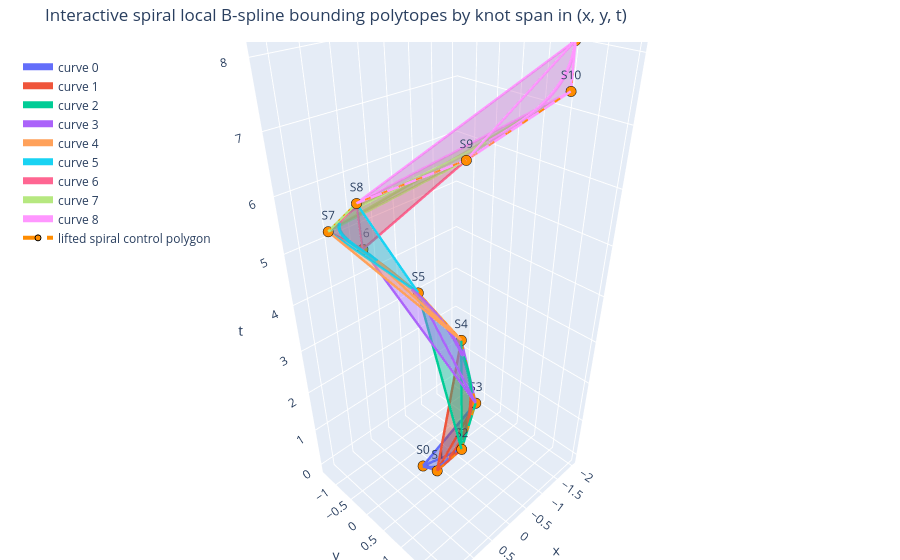

Notebook code cell kept with this figure:
### Markdown cell above
## Interactive Spiral Knot-Span Bounding Polytopes In Time

This view lifts the spiral local knot-span hulls into `(x, y, t)`, so each colored polytope bounds only the spiral segment over the same time interval.

### Code cell
try:
    import plotly.graph_objects as go
    from plotly.colors import qualitative
except ImportError as exc:
    raise ImportError(
        "Install plotly to use the interactive time-lifted spiral knot-span view, for example: pip install plotly"
    ) from exc

if ConvexHull is None:
    raise ImportError("scipy is required to compute the spiral local 3D convex hull faces for Plotly.")


def spiral_edges_from_simplices(simplices):
    edges = set()
    for simplex in simplices:
        for local_i in range(len(simplex)):
            for local_j in range(local_i + 1, len(simplex)):
                edges.add(tuple(sorted((int(simplex[local_i]), int(simplex[local_j])))))
    return sorted(edges)


spiral_local_knot_spans = knot_span_control_point_indices(spiral_knots, spiral_degree)
spiral_plotly_span_colors = qualitative.Plotly

fig = go.Figure()

for span_number, span in enumerate(spiral_local_knot_spans):
    active_indices = span["indices"]
    active_points = control_points_xyt_spiral[active_indices]
    hull = ConvexHull(active_points, qhull_options="QJ")
    hi, hj, hk = hull.simplices.T
    color = spiral_plotly_span_colors[span_number % len(spiral_plotly_span_colors)]
    label = f"span {span_number}: t=[{span['t_start']:.2f}, {span['t_end']:.2f}]"
    active_label = ", ".join(f"S{i}" for i in active_indices)

    fig.add_trace(go.Mesh3d(
        x=active_points[:, 0],
        y=active_points[:, 1],
        z=active_points[:, 2],
        i=hi,
        j=hj,
        k=hk,
        name=f"hull {span_number}",
        color=color,
        opacity=0.23,
        flatshading=True,
        hovertemplate=f"{label}<br>active: {active_label}<extra></extra>",
    ))

    for edge_number, (a, b) in enumerate(spiral_edges_from_simplices(hull.simplices)):
        edge = active_points[[a, b]]
        fig.add_trace(go.Scatter3d(
            x=edge[:, 0],
            y=edge[:, 1],
            z=edge[:, 2],
            mode="lines",
            line=dict(color=color, width=5),
            showlegend=False,
            hoverinfo="skip",
        ))

    if span_number == len(spiral_local_knot_spans) - 1:
        span_mask = (spiral_ts >= span["t_start"]) & (spiral_ts <= span["t_end"])
    else:
        span_mask = (spiral_ts >= span["t_start"]) & (spiral_ts < span["t_end"])
    segment_curve = curve_xyt_spiral[span_mask]
    fig.add_trace(go.Scatter3d(
        x=segment_curve[:, 0],
        y=segment_curve[:, 1],
        z=segment_curve[:, 2],
        mode="lines",
        line=dict(color=color, width=7),
        name=f"curve {span_number}",
        hovertemplate="x=%{x:.2f}<br>y=%{y:.2f}<br>t=%{z:.2f}<extra></extra>",
    ))

fig.add_trace(go.Scatter3d(
    x=control_points_xyt_spiral[:, 0],
    y=control_points_xyt_spiral[:, 1],
    z=control_points_xyt_spiral[:, 2],
    mode="lines+markers+text",
    line=dict(color="darkorange", width=4, dash="dash"),
    marker=dict(size=6, color="darkorange", line=dict(color="black", width=1)),
    text=[f"S{idx}" for idx in range(len(control_points_xyt_spiral))],
    textposition="top center",
    name="lifted spiral control polygon",
    hovertemplate="%{text}<br>x=%{x:.2f}<br>y=%{y:.2f}<br>t=%{z:.2f}<extra></extra>",
))

fig.update_layout(
    title="Interactive spiral local B-spline bounding polytopes by knot span in (x, y, t)",
    scene=dict(
        xaxis_title="x",
        yaxis_title="y",
        zaxis_title="t",
        aspectmode="data",
    ),
    margin=dict(l=0, r=0, b=0, t=42),
    legend=dict(x=0.02, y=0.98),
)
fig.show()

### Figure 1 — Plotly figure (JSON) as saved in the notebook; plotly's stock layout.template omitted (floating-point values rounded to 4 significant figures)
{"data": [{"color": "#636EFA", "flatshading": true, "hovertemplate": "span 0: t=[0.00, 0.40]<br>active: S0, S1, S2, S3<extra></extra>", "i": [2, 1, 1, 1], "j": [0, 0, 2, 2], "k": [3, 3, 3, 0], "name": "hull 0", "opacity": 0.23, "type": "mesh3d", "x": [0.3461, 0.3039, -0.1244, -0.7211], "y": [0.0523, 0.4253, 0.6842, 0.4835], "z": [0, 0.1319, 0.63, 1.333]}, {"hoverinfo": "skip", "line": {"color": "#636EFA", "width": 5}, "mode": "lines", "showlegend": false, "type": "scatter3d", "x": [0.3461, 0.3039], "y": [0.0523, 0.4253], "z": [0, 0.1319]}, {"hoverinfo": "skip", "line": {"color": "#636EFA", "width": 5}, "mode": "lines", "showlegend": false, "type": "scatter3d", "x": [0.3461, -0.1244], "y": [0.0523, 0.6842], "z": [0, 0.63]}, {"hoverinfo": "skip", "line": {"color": "#636EFA", "width": 5}, "mode": "lines", "showlegend": false, "type": "scatter3d", "x": [0.3461, -0.7211], "y": [0.0523, 0.4835], "z": [0, 1.333]}, {"hoverinfo": "skip", "line": {"color": "#636EFA", "width": 5}, "mode": "lines", "showlegend": false, "type": "scatter3d", "x": [0.3039, -0.1244], "y": [0.4253, 0.6842], "z": [0.1319, 0.63]}, {"hoverinfo": "skip", "line": {"color": "#636EFA", "width": 5}, "mode": "lines", "showlegend": false, "type": "scatter3d", "x": [0.3039, -0.7211], "y": [0.4253, 0.4835], "z": [0.1319, 1.333]}, {"hoverinfo": "skip", "line": {"color": "#636EFA", "width": 5}, "mode": "lines", "showlegend": false, "type": "scatter3d", "x": [-0.1244, -0.7211], "y": [0.6842, 0.4835], "z": [0.63, 1.333]}, {"hovertemplate": "x=%{x:.2f}<br>y=%{y:.2f}<br>t=%{z:.2f}<extra></extra>", "line": {"color": "#636EFA", "width": 7}, "mode": "lines", "name": "curve 0", "type": "scatter3d", "x": [0.3461, 0.3399, 0.333, 0.3253, 0.3168, 0.3076, 0.2977, 0.2872, 0.2761, 0.2645, 0.2523, 0.2397, 0.2266, 0.2132, 0.1993, 0.1852, 0.1708, 0.1561, 0.1413, 0.1263, 0.1111, 0.09592, 0.08066], "y": [0.0523, 0.1009, 0.1459, 0.1875, 0.2259, 0.2611, 0.2934, 0.323, 0.3498, 0.3742, 0.3962, 0.4161, 0.4339, 0.4498, 0.464, 0.4766, 0.4878, 0.4977, 0.5064, 0.5142, 0.5211, 0.5274, 0.5332], "z": [0, 0.01782, 0.03563, 0.05345, 0.07127, 0.08909, 0.1069, 0.1247, 0.1425, 0.1604, 0.1782, 0.196, 0.2138, 0.2316, 0.2494, 0.2673, 0.2851, 0.3029, 0.3207, 0.3385, 0.3563, 0.3742, 0.392]}, {"color": "#EF553B", "flatshading": true, "hovertemplate": "span 1: t=[0.40, 1.49]<br>active: S1, S2, S3, S4<extra></extra>", "i": [1, 2, 2, 2], "j": [0, 0, 1, 1], "k": [3, 3, 3, 0], "name": "hull 1", "opacity": 0.23, "type": "mesh3d", "x": [0.3039, -0.1244, -0.7211, -1.018], "y": [0.4253, 0.6842, 0.4835, -0.2167], "z": [0.1319, 0.63, 1.333, 2.359]}, {"hoverinfo": "skip", "line": {"color": "#EF553B", "width": 5}, "mode": "lines", "showlegend": false, "type": "scatter3d", "x": [0.3039, -0.1244], "y": [0.4253, 0.6842], "z": [0.1319, 0.63]}, {"hoverinfo": "skip", "line": {"color": "#EF553B", "width": 5}, "mode": "lines", "showlegend": false, "type": "scatter3d", "x": [0.3039, -0.7211], "y": [0.4253, 0.4835], "z": [0.1319, 1.333]}, {"hoverinfo": "skip", "line": {"color": "#EF553B", "width": 5}, "mode": "lines", "showlegend": false, "type": "scatter3d", "x": [0.3039, -1.018], "y": [0.4253, -0.2167], "z": [0.1319, 2.359]}, {"hoverinfo": "skip", "line": {"color": "#EF553B", "width": 5}, "mode": "lines", "showlegend": false, "type": "scatter3d", "x": [-0.1244, -0.7211], "y": [0.6842, 0.4835], "z": [0.63, 1.333]}, {"hoverinfo": "skip", "line": {"color": "#EF553B", "width": 5}, "mode": "lines", "showlegend": false, "type": "scatter3d", "x": [-0.1244, -1.018], "y": [0.6842, -0.2167], "z": [0.63, 2.359]}, {"hoverinfo": "skip", "line": {"color": "#EF553B", "width": 5}, "mode": "lines", "showlegend": false, "type": "scatter3d", "x": [-0.7211, -1.018], "y": [0.4835, -0.2167], "z": [1.333, 2.359]}, {"hovertemplate": "x=%{x:.2f}<br>y=%{y:.2f}<br>t=%{z:.2f}<extra></extra>", "line": {"color": "#EF553B", "width": 7}, "mode": "lines", "name": "curve 1", "type": "scatter3d", "x": [0.0654, 0.05014, 0.0349, 0.01967, 0.00445, -0.01074, -0.02591, -0.04106, -0.05617, -0.07125, -0.08629, -0.1013, -0.1163, -0.1312, -0.146, -0.1608, -0.1756, -0.1903, -0.2049, -0.2195, -0.234, -0.2484, -0.2627, -0.277, -0.2912, -0.3053, -0.3193, -0.3332, -0.347, -0.3607, -0.3743, -0.3878, -0.4012, -0.4145, -0.4277, -0.4408, -0.4537, -0.4665, -0.4792, -0.4917, -0.5041, -0.5164, -0.5285, -0.5405, -0.5523, -0.564, -0.5756, -0.5869, -0.5981, -0.6092, -0.6201, -0.6308, -0.6413, -0.6517, -0.6618, -0.6718, -0.6816, -0.6912, -0.7006, -0.7099, -0.7189], "y": [0.5385, 0.5435, 0.5482, 0.5526, 0.5566, 0.5603, 0.5637, 0.5667, 0.5695, 0.5719, 0.574, 0.5758, 0.5773, 0.5785, 0.5794, 0.58, 0.5803, 0.5803, 0.58, 0.5795, 0.5787, 0.5776, 0.5762, 0.5745, 0.5726, 0.5704, 0.568, 0.5653, 0.5623, 0.5591, 0.5557, 0.552, 0.5481, 0.5439, 0.5395, 0.5348, 0.53, 0.5249, 0.5195, 0.514, 0.5083, 0.5023, 0.4961, 0.4897, 0.4831, 0.4763, 0.4694, 0.4622, 0.4548, 0.4472, 0.4395, 0.4316, 0.4235, 0.4152, 0.4067, 0.3981, 0.3893, 0.3804, 0.3713, 0.362, 0.3526], "z": [0.4098, 0.4276, 0.4454, 0.4633, 0.4811, 0.4989, 0.5167, 0.5345, 0.5523, 0.5702, 0.588, 0.6058, 0.6236, 0.6414, 0.6592, 0.6771, 0.6949, 0.7127, 0.7305, 0.7483, 0.7661, 0.784, 0.8018, 0.8196, 0.8374, 0.8552, 0.8731, 0.8909, 0.9087, 0.9265, 0.9443, 0.9621, 0.98, 0.9978, 1.016, 1.033, 1.051, 1.069, 1.087, 1.105, 1.122, 1.14, 1.158, 1.176, 1.194, 1.212, 1.229, 1.247, 1.265, 1.283, 1.301, 1.318, 1.336, 1.354, 1.372, 1.39, 1.408, 1.425, 1.443, 1.461, 1.479]}, {"color": "#00CC96", "flatshading": true, "hovertemplate": "span 2: t=[1.49, 2.11]<br>active: S2, S3, S4, S5<extra></extra>", "i": [3, 1, 1, 1], "j": [0, 0, 3, 3], "k": [2, 2, 2, 0], "name": "hull 2", "opacity": 0.23, "type": "mesh3d", "x": [-0.1244, -0.7211, -1.018, -0.6455], "y": [0.6842, 0.4835, -0.2167, -1.028], "z": [0.63, 1.333, 2.359, 3.282]}, {"hoverinfo": "skip", "line": {"color": "#00CC96", "width": 5}, "mode": "lines", "showlegend": false, "type": "scatter3d", "x": [-0.1244, -0.7211], "y": [0.6842, 0.4835], "z": [0.63, 1.333]}, {"hoverinfo": "skip", "line": {"color": "#00CC96", "width": 5}, "mode": "lines", "showlegend": false, "type": "scatter3d", "x": [-0.1244, -1.018], "y": [0.6842, -0.2167], "z": [0.63, 2.359]}, {"hoverinfo": "skip", "line": {"color": "#00CC96", "width": 5}, "mode": "lines", "showlegend": false, "type": "scatter3d", "x": [-0.1244, -0.6455], "y": [0.6842, -1.028], "z": [0.63, 3.282]}, {"hoverinfo": "skip", "line": {"color": "#00CC96", "width": 5}, "mode": "lines", "showlegend": false, "type": "scatter3d", "x": [-0.7211, -1.018], "y": [0.4835, -0.2167], "z": [1.333, 2.359]}, {"hoverinfo": "skip", "line": {"color": "#00CC96", "width": 5}, "mode": "lines", "showlegend": false, "type": "scatter3d", "x": [-0.7211, -0.6455], "y": [0.4835, -1.028], "z": [1.333, 3.282]}, {"hoverinfo": "skip", "line": {"color": "#00CC96", "width": 5}, "mode": "lines", "showlegend": false, "type": "scatter3d", "x": [-1.018, -0.6455], "y": [-0.2167, -1.028], "z": [2.359, 3.282]}, {"hovertemplate": "x=%{x:.2f}<br>y=%{y:.2f}<br>t=%{z:.2f}<extra></extra>", "line": {"color": "#00CC96", "width": 7}, "mode": "lines", "name": "curve 2", "type": "scatter3d", "x": [-0.7277, -0.7363, -0.7447, -0.7529, -0.7609, -0.7686, -0.7762, -0.7835, -0.7907, -0.7976, -0.8043, -0.8109, -0.8171, -0.8232, -0.8291, -0.8348, -0.8402, -0.8454, -0.8505, -0.8553, -0.8598, -0.8642, -0.8684, -0.8723, -0.876, -0.8795, -0.8828, -0.8859, -0.8887, -0.8913, -0.8938, -0.8959, -0.8979, -0.8996, -0.9012], "y": [0.343, 0.3333, 0.3235, 0.3135, 0.3033, 0.2931, 0.2826, 0.2721, 0.2614, 0.2506, 0.2397, 0.2287, 0.2175, 0.2062, 0.1948, 0.1833, 0.1717, 0.1599, 0.1481, 0.1362, 0.1241, 0.112, 0.09975, 0.08742, 0.07501, 0.0625, 0.04991, 0.03723, 0.02448, 0.01164, -0.001267, -0.01425, -0.02731, -0.04043, -0.05362], "z": [1.497, 1.514, 1.532, 1.55, 1.568, 1.586, 1.604, 1.621, 1.639, 1.657, 1.675, 1.693, 1.71, 1.728, 1.746, 1.764, 1.782, 1.8, 1.817, 1.835, 1.853, 1.871, 1.889, 1.906, 1.924, 1.942, 1.96, 1.978, 1.996, 2.013, 2.031, 2.049, 2.067, 2.085, 2.102]}, {"color": "#AB63FA", "flatshading": true, "hovertemplate": "span 3: t=[2.11, 3.47]<br>active: S3, S4, S5, S6<extra></extra>", "i": [0, 2, 2, 2], "j": [3, 3, 0, 0], "k": [1, 1, 1, 3], "name": "hull 3", "opacity": 0.23, "type": "mesh3d", "x": [-0.7211, -1.018, -0.6455, 0.3289], "y": [0.4835, -0.2167, -1.028, -1.347], "z": [1.333, 2.359, 3.282, 4.527]}, {"hoverinfo": "skip", "line": {"color": "#AB63FA", "width": 5}, "mode": "lines", "showlegend": false, "type": "scatter3d", "x": [-0.7211, -1.018], "y": [0.4835, -0.2167], "z": [1.333, 2.359]}, {"hoverinfo": "skip", "line": {"color": "#AB63FA", "width": 5}, "mode": "lines", "showlegend": false, "type": "scatter3d", "x": [-0.7211, -0.6455], "y": [0.4835, -1.028], "z": [1.333, 3.282]}, {"hoverinfo": "skip", "line": {"color": "#AB63FA", "width": 5}, "mode": "lines", "showlegend": false, "type": "scatter3d", "x": [-0.7211, 0.3289], "y": [0.4835, -1.347], "z": [1.333, 4.527]}, {"hoverinfo": "skip", "line": {"color": "#AB63FA", "width": 5}, "mode": "lines", "showlegend": false, "type": "scatter3d", "x": [-1.018, -0.6455], "y": [-0.2167, -1.028], "z": [2.359, 3.282]}, {"hoverinfo": "skip", "line": {"color": "#AB63FA", "width": 5}, "mode": "lines", "showlegend": false, "type": "scatter3d", "x": [-1.018, 0.3289], "y": [-0.2167, -1.347], "z": [2.359, 4.527]}, {"hoverinfo": "skip", "line": {"color": "#AB63FA", "width": 5}, "mode": "lines", "showlegend": false, "type": "scatter3d", "x": [-0.6455, 0.3289], "y": [-1.028, -1.347], "z": [3.282, 4.527]}, {"hovertemplate": "x=%{x:.2f}<br>y=%{y:.2f}<br>t=%{z:.2f}<extra></extra>", "line": {"color": "#AB63FA", "width": 7}, "mode": "lines", "name": "curve 3", "type": "scatter3d", "x": [-0.9025, -0.9035, -0.9044, -0.905, -0.9055, -0.9057, -0.9056, -0.9054, -0.905, -0.9043, -0.9035, -0.9024, -0.9012, -0.8997, -0.898, -0.8961, -0.8941, -0.8918, -0.8893, -0.8867, -0.8838, -0.8808, -0.8775, -0.8741, -0.8705, -0.8666, -0.8627, -0.8585, -0.8541, -0.8496, -0.8448, -0.8399, -0.8349, -0.8296, -0.8242, -0.8186, -0.8128, -0.8069, -0.8008, -0.7945, -0.7881, -0.7815, -0.7747, -0.7678, -0.7607, -0.7535, -0.7461, -0.7385, -0.7308, -0.7229, -0.7149, -0.7068, -0.6985, -0.69, -0.6814, -0.6727, -0.6638, -0.6548, -0.6456, -0.6363, -0.6269, -0.6173, -0.6076, -0.5978, -0.5878, -0.5777, -0.5675, -0.5571, -0.5467, -0.5361, -0.5253, -0.5145, -0.5035, -0.4925, -0.4813, -0.47], "y": [-0.06688, -0.08019, -0.09357, -0.107, -0.1205, -0.134, -0.1476, -0.1612, -0.1748, -0.1885, -0.2022, -0.216, -0.2298, -0.2436, -0.2574, -0.2712, -0.2851, -0.2989, -0.3128, -0.3266, -0.3405, -0.3544, -0.3682, -0.3821, -0.3959, -0.4097, -0.4235, -0.4373, -0.451, -0.4647, -0.4784, -0.4921, -0.5057, -0.5192, -0.5328, -0.5462, -0.5597, -0.573, -0.5863, -0.5996, -0.6128, -0.6259, -0.6389, -0.6519, -0.6648, -0.6776, -0.6903, -0.703, -0.7155, -0.728, -0.7403, -0.7526, -0.7648, -0.7768, -0.7887, -0.8006, -0.8123, -0.8239, -0.8353, -0.8467, -0.8579, -0.869, -0.8799, -0.8907, -0.9014, -0.9119, -0.9223, -0.9325, -0.9426, -0.9525, -0.9622, -0.9718, -0.9812, -0.9905, -0.9995, -1.008], "z": [2.12, 2.138, 2.156, 2.174, 2.192, 2.209, 2.227, 2.245, 2.263, 2.281, 2.298, 2.316, 2.334, 2.352, 2.37, 2.388, 2.405, 2.423, 2.441, 2.459, 2.477, 2.494, 2.512, 2.53, 2.548, 2.566, 2.584, 2.601, 2.619, 2.637, 2.655, 2.673, 2.69, 2.708, 2.726, 2.744, 2.762, 2.78, 2.797, 2.815, 2.833, 2.851, 2.869, 2.886, 2.904, 2.922, 2.94, 2.958, 2.976, 2.993, 3.011, 3.029, 3.047, 3.065, 3.082, 3.1, 3.118, 3.136, 3.154, 3.171, 3.189, 3.207, 3.225, 3.243, 3.261, 3.278, 3.296, 3.314, 3.332, 3.35, 3.367, 3.385, 3.403, 3.421, 3.439, 3.457]}, {"color": "#FFA15A", "flatshading": true, "hovertemplate": "span 4: t=[3.47, 4.26]<br>active: S4, S5, S6, S7<extra></extra>", "i": [2, 1, 1, 1], "j": [3, 3, 2, 2], "k": [0, 0, 0, 3], "name": "hull 4", "opacity": 0.23, "type": "mesh3d", "x": [-1.018, -0.6455, 0.3289, 1.344], "y": [-0.2167, -1.028, -1.347, -0.7894], "z": [2.359, 3.282, 4.527, 5.495]}, {"hoverinfo": "skip", "line": {"color": "#FFA15A", "width": 5}, "mode": "lines", "showlegend": false, "type": "scatter3d", "x": [-1.018, -0.6455], "y": [-0.2167, -1.028], "z": [2.359, 3.282]}, {"hoverinfo": "skip", "line": {"color": "#FFA15A", "width": 5}, "mode": "lines", "showlegend": false, "type": "scatter3d", "x": [-1.018, 0.3289], "y": [-0.2167, -1.347], "z": [2.359, 4.527]}, {"hoverinfo": "skip", "line": {"color": "#FFA15A", "width": 5}, "mode": "lines", "showlegend": false, "type": "scatter3d", "x": [-1.018, 1.344], "y": [-0.2167, -0.7894], "z": [2.359, 5.495]}, {"hoverinfo": "skip", "line": {"color": "#FFA15A", "width": 5}, "mode": "lines", "showlegend": false, "type": "scatter3d", "x": [-0.6455, 0.3289], "y": [-1.028, -1.347], "z": [3.282, 4.527]}, {"hoverinfo": "skip", "line": {"color": "#FFA15A", "width": 5}, "mode": "lines", "showlegend": false, "type": "scatter3d", "x": [-0.6455, 1.344], "y": [-1.028, -0.7894], "z": [3.282, 5.495]}, {"hoverinfo": "skip", "line": {"color": "#FFA15A", "width": 5}, "mode": "lines", "showlegend": false, "type": "scatter3d", "x": [0.3289, 1.344], "y": [-1.347, -0.7894], "z": [4.527, 5.495]}, {"hovertemplate": "x=%{x:.2f}<br>y=%{y:.2f}<br>t=%{z:.2f}<extra></extra>", "line": {"color": "#FFA15A", "width": 7}, "mode": "lines", "name": "curve 4", "type": "scatter3d", "x": [-0.4586, -0.447, -0.4354, -0.4236, -0.4118, -0.3998, -0.3877, -0.3756, -0.3633, -0.3509, -0.3384, -0.3258, -0.3131, -0.3003, -0.2874, -0.2744, -0.2613, -0.2481, -0.2349, -0.2215, -0.208, -0.1944, -0.1808, -0.167, -0.1532, -0.1392, -0.1252, -0.1111, -0.09689, -0.0826, -0.06823, -0.05377, -0.03923, -0.02461, -0.009908, 0.004877, 0.01974, 0.03469, 0.04971, 0.06481, 0.07998, 0.09523, 0.1106, 0.126, 0.1414], "y": [-1.017, -1.026, -1.034, -1.042, -1.05, -1.058, -1.066, -1.073, -1.08, -1.087, -1.094, -1.101, -1.107, -1.113, -1.119, -1.125, -1.131, -1.136, -1.142, -1.147, -1.152, -1.156, -1.161, -1.165, -1.169, -1.173, -1.177, -1.18, -1.183, -1.186, -1.189, -1.192, -1.194, -1.196, -1.198, -1.2, -1.202, -1.203, -1.204, -1.205, -1.206, -1.206, -1.206, -1.206, -1.206], "z": [3.474, 3.492, 3.51, 3.528, 3.546, 3.563, 3.581, 3.599, 3.617, 3.635, 3.653, 3.67, 3.688, 3.706, 3.724, 3.742, 3.759, 3.777, 3.795, 3.813, 3.831, 3.849, 3.866, 3.884, 3.902, 3.92, 3.938, 3.955, 3.973, 3.991, 4.009, 4.027, 4.045, 4.062, 4.08, 4.098, 4.116, 4.134, 4.151, 4.169, 4.187, 4.205, 4.223, 4.241, 4.258]}, {"color": "#19D3F3", "flatshading": true, "hovertemplate": "span 5: t=[4.26, 5.85]<br>active: S5, S6, S7, S8<extra></extra>", "i": [1, 2, 2, 2], "j": [3, 3, 1, 1], "k": [0, 0, 0, 3], "name": "hull 5", "opacity": 0.23, "type": "mesh3d", "x": [-0.6455, 0.3289, 1.344, 1.669], "y": [-1.028, -1.347, -0.7894, 0.4609], "z": [3.282, 4.527, 5.495, 6.52]}, {"hoverinfo": "skip", "line": {"color": "#19D3F3", "width": 5}, "mode": "lines", "showlegend": false, "type": "scatter3d", "x": [-0.6455, 0.3289], "y": [-1.028, -1.347], "z": [3.282, 4.527]}, {"hoverinfo": "skip", "line": {"color": "#19D3F3", "width": 5}, "mode": "lines", "showlegend": false, "type": "scatter3d", "x": [-0.6455, 1.344], "y": [-1.028, -0.7894], "z": [3.282, 5.495]}, {"hoverinfo": "skip", "line": {"color": "#19D3F3", "width": 5}, "mode": "lines", "showlegend": false, "type": "scatter3d", "x": [-0.6455, 1.669], "y": [-1.028, 0.4609], "z": [3.282, 6.52]}, {"hoverinfo": "skip", "line": {"color": "#19D3F3", "width": 5}, "mode": "lines", "showlegend": false, "type": "scatter3d", "x": [0.3289, 1.344], "y": [-1.347, -0.7894], "z": [4.527, 5.495]}, {"hoverinfo": "skip", "line": {"color": "#19D3F3", "width": 5}, "mode": "lines", "showlegend": false, "type": "scatter3d", "x": [0.3289, 1.669], "y": [-1.347, 0.4609], "z": [4.527, 6.52]}, {"hoverinfo": "skip", "line": {"color": "#19D3F3", "width": 5}, "mode": "lines", "showlegend": false, "type": "scatter3d", "x": [1.344, 1.669], "y": [-0.7894, 0.4609], "z": [5.495, 6.52]}, {"hovertemplate": "x=%{x:.2f}<br>y=%{y:.2f}<br>t=%{z:.2f}<extra></extra>", "line": {"color": "#19D3F3", "width": 7}, "mode": "lines", "name": "curve 5", "type": "scatter3d", "x": [0.157, 0.1726, 0.1883, 0.204, 0.2198, 0.2357, 0.2516, 0.2675, 0.2836, 0.2996, 0.3157, 0.3318, 0.348, 0.3642, 0.3804, 0.3966, 0.4129, 0.4292, 0.4454, 0.4617, 0.478, 0.4944, 0.5107, 0.527, 0.5433, 0.5596, 0.5758, 0.5921, 0.6083, 0.6246, 0.6407, 0.6569, 0.673, 0.6891, 0.7052, 0.7212, 0.7372, 0.7531, 0.769, 0.7848, 0.8005, 0.8162, 0.8318, 0.8474, 0.8629, 0.8783, 0.8936, 0.9088, 0.924, 0.9391, 0.954, 0.9689, 0.9837, 0.9984, 1.013, 1.027, 1.042, 1.056, 1.07, 1.084, 1.098, 1.112, 1.125, 1.139, 1.152, 1.165, 1.179, 1.191, 1.204, 1.217, 1.229, 1.242, 1.254, 1.266, 1.277, 1.289, 1.3, 1.312, 1.323, 1.334, 1.344, 1.355, 1.365, 1.375, 1.385, 1.395, 1.404, 1.414, 1.423], "y": [-1.206, -1.205, -1.204, -1.203, -1.202, -1.2, -1.199, -1.197, -1.194, -1.192, -1.189, -1.186, -1.183, -1.18, -1.177, -1.173, -1.169, -1.165, -1.16, -1.156, -1.151, -1.146, -1.141, -1.135, -1.13, -1.124, -1.118, -1.111, -1.105, -1.098, -1.091, -1.084, -1.076, -1.069, -1.061, -1.053, -1.045, -1.036, -1.028, -1.019, -1.01, -1.001, -0.9911, -0.9814, -0.9715, -0.9614, -0.9511, -0.9405, -0.9298, -0.9189, -0.9077, -0.8964, -0.8848, -0.8731, -0.8611, -0.8489, -0.8366, -0.824, -0.8112, -0.7982, -0.785, -0.7716, -0.758, -0.7442, -0.7302, -0.716, -0.7016, -0.687, -0.6722, -0.6572, -0.642, -0.6266, -0.611, -0.5952, -0.5793, -0.5631, -0.5467, -0.5301, -0.5133, -0.4963, -0.4791, -0.4618, -0.4442, -0.4264, -0.4085, -0.3903, -0.3719, -0.3534, -0.3347], "z": [4.276, 4.294, 4.312, 4.33, 4.347, 4.365, 4.383, 4.401, 4.419, 4.437, 4.454, 4.472, 4.49, 4.508, 4.526, 4.543, 4.561, 4.579, 4.597, 4.615, 4.633, 4.65, 4.668, 4.686, 4.704, 4.722, 4.739, 4.757, 4.775, 4.793, 4.811, 4.829, 4.846, 4.864, 4.882, 4.9, 4.918, 4.935, 4.953, 4.971, 4.989, 5.007, 5.024, 5.042, 5.06, 5.078, 5.096, 5.114, 5.131, 5.149, 5.167, 5.185, 5.203, 5.22, 5.238, 5.256, 5.274, 5.292, 5.31, 5.327, 5.345, 5.363, 5.381, 5.399, 5.416, 5.434, 5.452, 5.47, 5.488, 5.506, 5.523, 5.541, 5.559, 5.577, 5.595, 5.612, 5.63, 5.648, 5.666, 5.684, 5.702, 5.719, 5.737, 5.755, 5.773, 5.791, 5.808, 5.826, 5.844]}, {"color": "#FF6692", "flatshading": true, "hovertemplate": "span 6: t=[5.85, 6.37]<br>active: S6, S7, S8, S9<extra></extra>", "i": [3, 1, 1, 1], "j": [2, 2, 3, 3], "k": [0, 0, 0, 2], "name": "hull 6", "opacity": 0.23, "type": "mesh3d", "x": [0.3289, 1.344, 1.669, 0.9149], "y": [-1.347, -0.7894, 0.4609, 1.67], "z": [4.527, 5.495, 6.52, 7.238]}, {"hoverinfo": "skip", "line": {"color": "#FF6692", "width": 5}, "mode": "lines", "showlegend": false, "type": "scatter3d", "x": [0.3289, 1.344], "y": [-1.347, -0.7894], "z": [4.527, 5.495]}, {"hoverinfo": "skip", "line": {"color": "#FF6692", "width": 5}, "mode": "lines", "showlegend": false, "type": "scatter3d", "x": [0.3289, 1.669], "y": [-1.347, 0.4609], "z": [4.527, 6.52]}, {"hoverinfo": "skip", "line": {"color": "#FF6692", "width": 5}, "mode": "lines", "showlegend": false, "type": "scatter3d", "x": [0.3289, 0.9149], "y": [-1.347, 1.67], "z": [4.527, 7.238]}, {"hoverinfo": "skip", "line": {"color": "#FF6692", "width": 5}, "mode": "lines", "showlegend": false, "type": "scatter3d", "x": [1.344, 1.669], "y": [-0.7894, 0.4609], "z": [5.495, 6.52]}, {"hoverinfo": "skip", "line": {"color": "#FF6692", "width": 5}, "mode": "lines", "showlegend": false, "type": "scatter3d", "x": [1.344, 0.9149], "y": [-0.7894, 1.67], "z": [5.495, 7.238]}, {"hoverinfo": "skip", "line": {"color": "#FF6692", "width": 5}, "mode": "lines", "showlegend": false, "type": "scatter3d", "x": [1.669, 0.9149], "y": [0.4609, 1.67], "z": [6.52, 7.238]}, {"hovertemplate": "x=%{x:.2f}<br>y=%{y:.2f}<br>t=%{z:.2f}<extra></extra>", "line": {"color": "#FF6692", "width": 7}, "mode": "lines", "name": "curve 6", "type": "scatter3d", "x": [1.431, 1.44, 1.448, 1.456, 1.464, 1.472, 1.479, 1.486, 1.493, 1.499, 1.505, 1.511, 1.516, 1.521, 1.525, 1.529, 1.533, 1.536, 1.539, 1.541, 1.543, 1.545, 1.545, 1.546, 1.546, 1.545, 1.544, 1.542, 1.54], "y": [-0.3157, -0.2966, -0.2773, -0.2578, -0.2381, -0.2182, -0.1981, -0.1778, -0.1573, -0.1366, -0.1157, -0.09467, -0.07341, -0.05195, -0.03029, -0.008439, 0.01361, 0.03585, 0.05829, 0.08092, 0.1038, 0.1268, 0.15, 0.1734, 0.197, 0.2209, 0.2449, 0.2691, 0.2935], "z": [5.862, 5.88, 5.898, 5.915, 5.933, 5.951, 5.969, 5.987, 6.004, 6.022, 6.04, 6.058, 6.076, 6.094, 6.111, 6.129, 6.147, 6.165, 6.183, 6.2, 6.218, 6.236, 6.254, 6.272, 6.29, 6.307, 6.325, 6.343, 6.361]}, {"color": "#B6E880", "flatshading": true, "hovertemplate": "span 7: t=[6.37, 7.34]<br>active: S7, S8, S9, S10<extra></extra>", "i": [0, 2, 2, 2], "j": [1, 1, 0, 0], "k": [3, 3, 3, 1], "name": "hull 7", "opacity": 0.23, "type": "mesh3d", "x": [1.344, 1.669, 0.9149, -0.6124], "y": [-0.7894, 0.4609, 1.67, 1.985], "z": [5.495, 6.52, 7.238, 7.78]}, {"hoverinfo": "skip", "line": {"color": "#B6E880", "width": 5}, "mode": "lines", "showlegend": false, "type": "scatter3d", "x": [1.344, 1.669], "y": [-0.7894, 0.4609], "z": [5.495, 6.52]}, {"hoverinfo": "skip", "line": {"color": "#B6E880", "width": 5}, "mode": "lines", "showlegend": false, "type": "scatter3d", "x": [1.344, 0.9149], "y": [-0.7894, 1.67], "z": [5.495, 7.238]}, {"hoverinfo": "skip", "line": {"color": "#B6E880", "width": 5}, "mode": "lines", "showlegend": false, "type": "scatter3d", "x": [1.344, -0.6124], "y": [-0.7894, 1.985], "z": [5.495, 7.78]}, {"hoverinfo": "skip", "line": {"color": "#B6E880", "width": 5}, "mode": "lines", "showlegend": false, "type": "scatter3d", "x": [1.669, 0.9149], "y": [0.4609, 1.67], "z": [6.52, 7.238]}, {"hoverinfo": "skip", "line": {"color": "#B6E880", "width": 5}, "mode": "lines", "showlegend": false, "type": "scatter3d", "x": [1.669, -0.6124], "y": [0.4609, 1.985], "z": [6.52, 7.78]}, {"hoverinfo": "skip", "line": {"color": "#B6E880", "width": 5}, "mode": "lines", "showlegend": false, "type": "scatter3d", "x": [0.9149, -0.6124], "y": [1.67, 1.985], "z": [7.238, 7.78]}, {"hovertemplate": "x=%{x:.2f}<br>y=%{y:.2f}<br>t=%{z:.2f}<extra></extra>", "line": {"color": "#B6E880", "width": 7}, "mode": "lines", "name": "curve 7", "type": "scatter3d", "x": [1.537, 1.534, 1.53, 1.525, 1.52, 1.514, 1.508, 1.501, 1.493, 1.485, 1.477, 1.467, 1.457, 1.447, 1.436, 1.424, 1.412, 1.399, 1.385, 1.371, 1.356, 1.34, 1.324, 1.308, 1.29, 1.272, 1.254, 1.234, 1.215, 1.194, 1.173, 1.151, 1.129, 1.106, 1.082, 1.058, 1.033, 1.007, 0.9805, 0.9535, 0.9259, 0.8976, 0.8686, 0.8389, 0.8086, 0.7776, 0.746, 0.7137, 0.6807, 0.647, 0.6126, 0.5776, 0.5419, 0.5055], "y": [0.3181, 0.3429, 0.3679, 0.393, 0.4183, 0.4438, 0.4694, 0.4951, 0.521, 0.5469, 0.5729, 0.599, 0.6252, 0.6514, 0.6777, 0.704, 0.7303, 0.7567, 0.783, 0.8093, 0.8356, 0.8619, 0.8881, 0.9142, 0.9403, 0.9663, 0.9922, 1.018, 1.044, 1.069, 1.095, 1.12, 1.145, 1.17, 1.195, 1.219, 1.243, 1.267, 1.291, 1.315, 1.338, 1.361, 1.384, 1.407, 1.429, 1.451, 1.472, 1.494, 1.514, 1.535, 1.555, 1.575, 1.594, 1.613], "z": [6.379, 6.396, 6.414, 6.432, 6.45, 6.468, 6.486, 6.503, 6.521, 6.539, 6.557, 6.575, 6.592, 6.61, 6.628, 6.646, 6.664, 6.682, 6.699, 6.717, 6.735, 6.753, 6.771, 6.788, 6.806, 6.824, 6.842, 6.86, 6.878, 6.895, 6.913, 6.931, 6.949, 6.967, 6.984, 7.002, 7.02, 7.038, 7.056, 7.073, 7.091, 7.109, 7.127, 7.145, 7.163, 7.18, 7.198, 7.216, 7.234, 7.252, 7.269, 7.287, 7.305, 7.323]}, {"color": "#FF97FF", "flatshading": true, "hovertemplate": "span 8: t=[7.34, 8.00]<br>active: S8, S9, S10, S11<extra></extra>", "i": [2, 1, 1, 1], "j": [0, 0, 2, 2], "k": [3, 3, 3, 0], "name": "hull 8", "opacity": 0.23, "type": "mesh3d", "x": [1.669, 0.9149, -0.6124, -2.005], "y": [0.4609, 1.67, 1.985, 1.021], "z": [6.52, 7.238, 7.78, 8.0]}, {"hoverinfo": "skip", "line": {"color": "#FF97FF", "width": 5}, "mode": "lines", "showlegend": false, "type": "scatter3d", "x": [1.669, 0.9149], "y": [0.4609, 1.67], "z": [6.52, 7.238]}, {"hoverinfo": "skip", "line": {"color": "#FF97FF", "width": 5}, "mode": "lines", "showlegend": false, "type": "scatter3d", "x": [1.669, -0.6124], "y": [0.4609, 1.985], "z": [6.52, 7.78]}, {"hoverinfo": "skip", "line": {"color": "#FF97FF", "width": 5}, "mode": "lines", "showlegend": false, "type": "scatter3d", "x": [1.669, -2.005], "y": [0.4609, 1.021], "z": [6.52, 8.0]}, {"hoverinfo": "skip", "line": {"color": "#FF97FF", "width": 5}, "mode": "lines", "showlegend": false, "type": "scatter3d", "x": [0.9149, -0.6124], "y": [1.67, 1.985], "z": [7.238, 7.78]}, {"hoverinfo": "skip", "line": {"color": "#FF97FF", "width": 5}, "mode": "lines", "showlegend": false, "type": "scatter3d", "x": [0.9149, -2.005], "y": [1.67, 1.021], "z": [7.238, 8.0]}, {"hoverinfo": "skip", "line": {"color": "#FF97FF", "width": 5}, "mode": "lines", "showlegend": false, "type": "scatter3d", "x": [-0.6124, -2.005], "y": [1.985, 1.021], "z": [7.78, 8.0]}, {"hovertemplate": "x=%{x:.2f}<br>y=%{y:.2f}<br>t=%{z:.2f}<extra></extra>", "line": {"color": "#FF97FF", "width": 7}, "mode": "lines", "name": "curve 8", "type": "scatter3d", "x": [0.4684, 0.4306, 0.392, 0.3526, 0.3123, 0.271, 0.2287, 0.1852, 0.1406, 0.09461, 0.04733, -0.001381, -0.05158, -0.1033, -0.1567, -0.2119, -0.2688, -0.3275, -0.3882, -0.4509, -0.5156, -0.5825, -0.6517, -0.7231, -0.7969, -0.8731, -0.9519, -1.033, -1.117, -1.204, -1.293, -1.386, -1.481, -1.58, -1.681, -1.786, -1.894], "y": [1.632, 1.65, 1.667, 1.684, 1.7, 1.715, 1.729, 1.743, 1.754, 1.765, 1.774, 1.781, 1.786, 1.79, 1.792, 1.792, 1.789, 1.784, 1.777, 1.767, 1.755, 1.74, 1.721, 1.7, 1.676, 1.648, 1.618, 1.583, 1.545, 1.503, 1.458, 1.408, 1.355, 1.297, 1.235, 1.168, 1.097], "z": [7.341, 7.359, 7.376, 7.394, 7.412, 7.43, 7.448, 7.465, 7.483, 7.501, 7.519, 7.537, 7.555, 7.572, 7.59, 7.608, 7.626, 7.644, 7.661, 7.679, 7.697, 7.715, 7.733, 7.751, 7.768, 7.786, 7.804, 7.822, 7.84, 7.857, 7.875, 7.893, 7.911, 7.929, 7.947, 7.964, 7.982]}, {"hovertemplate": "%{text}<br>x=%{x:.2f}<br>y=%{y:.2f}<br>t=%{z:.2f}<extra></extra>", "line": {"color": "darkorange", "dash": "dash", "width": 4}, "marker": {"color": "darkorange", "line": {"color": "black", "width": 1}, "size": 6}, "mode": "lines+markers+text", "name": "lifted spiral control polygon", "text": ["S0", "S1", "S2", "S3", "S4", "S5", "S6", "S7", "S8", "S9", "S10", "S11"], "textposition": "top center", "type": "scatter3d", "x": [0.3461, 0.3039, -0.1244, -0.7211, -1.018, -0.6455, 0.3289, 1.344, 1.669, 0.9149, -0.6124, -2.005], "y": [0.0523, 0.4253, 0.6842, 0.4835, -0.2167, -1.028, -1.347, -0.7894, 0.4609, 1.67, 1.985, 1.021], "z": [0, 0.1319, 0.63, 1.333, 2.359, 3.282, 4.527, 5.495, 6.52, 7.238, 7.78, 8.0]}], "layout": {"legend": {"x": 0.02, "y": 0.98}, "margin": {"b": 0, "l": 0, "r": 0, "t": 42}, "scene": {"aspectmode": "data", "xaxis": {"title": {"text": "x"}}, "yaxis": {"title": {"text": "y"}}, "zaxis": {"title": {"text": "t"}}}, "title": {"text": "Interactive spiral local B-spline bounding polytopes by knot span in (x, y, t)"}}}
